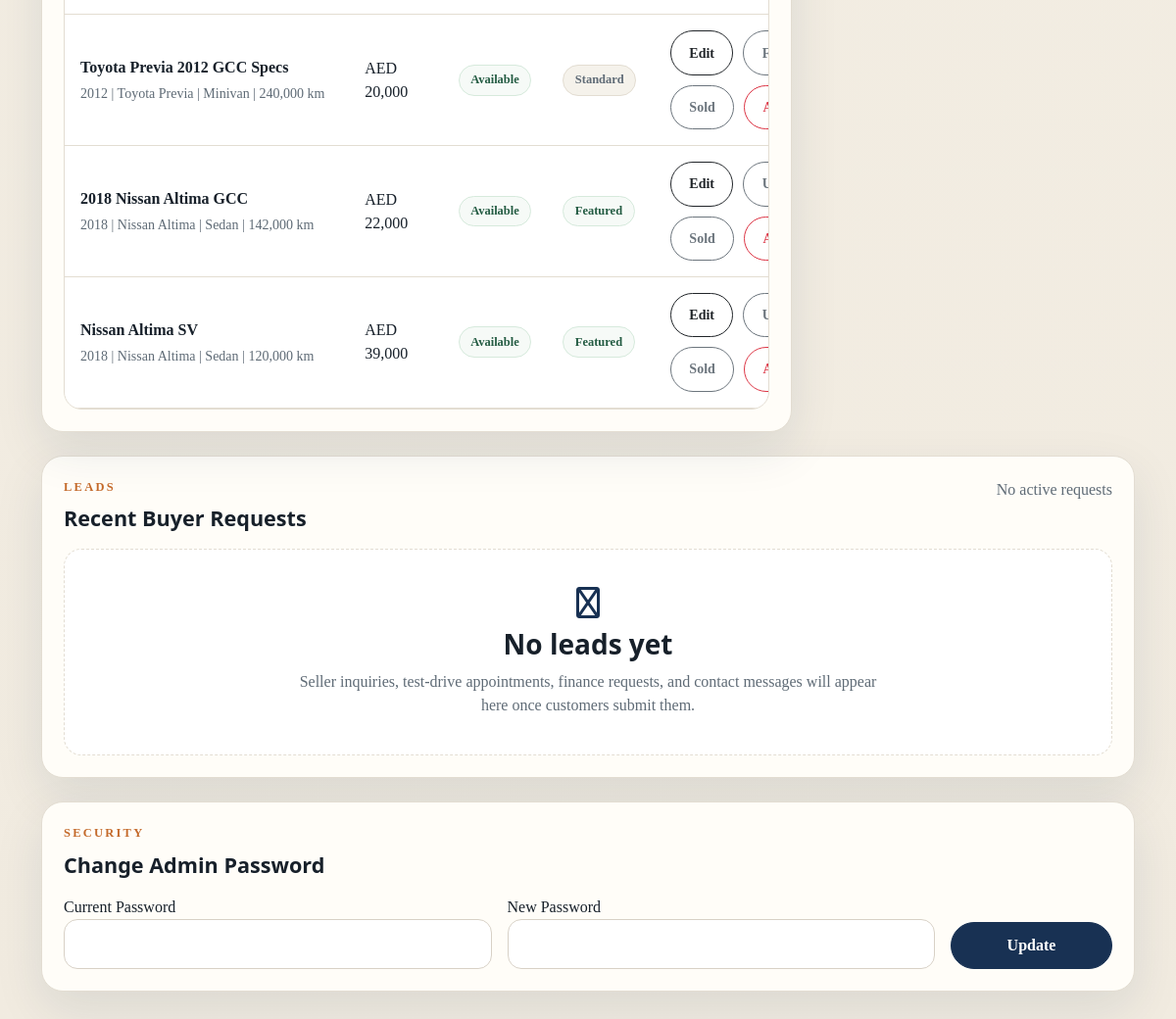
Before: /admin (signed in, lower part) with the older database file.
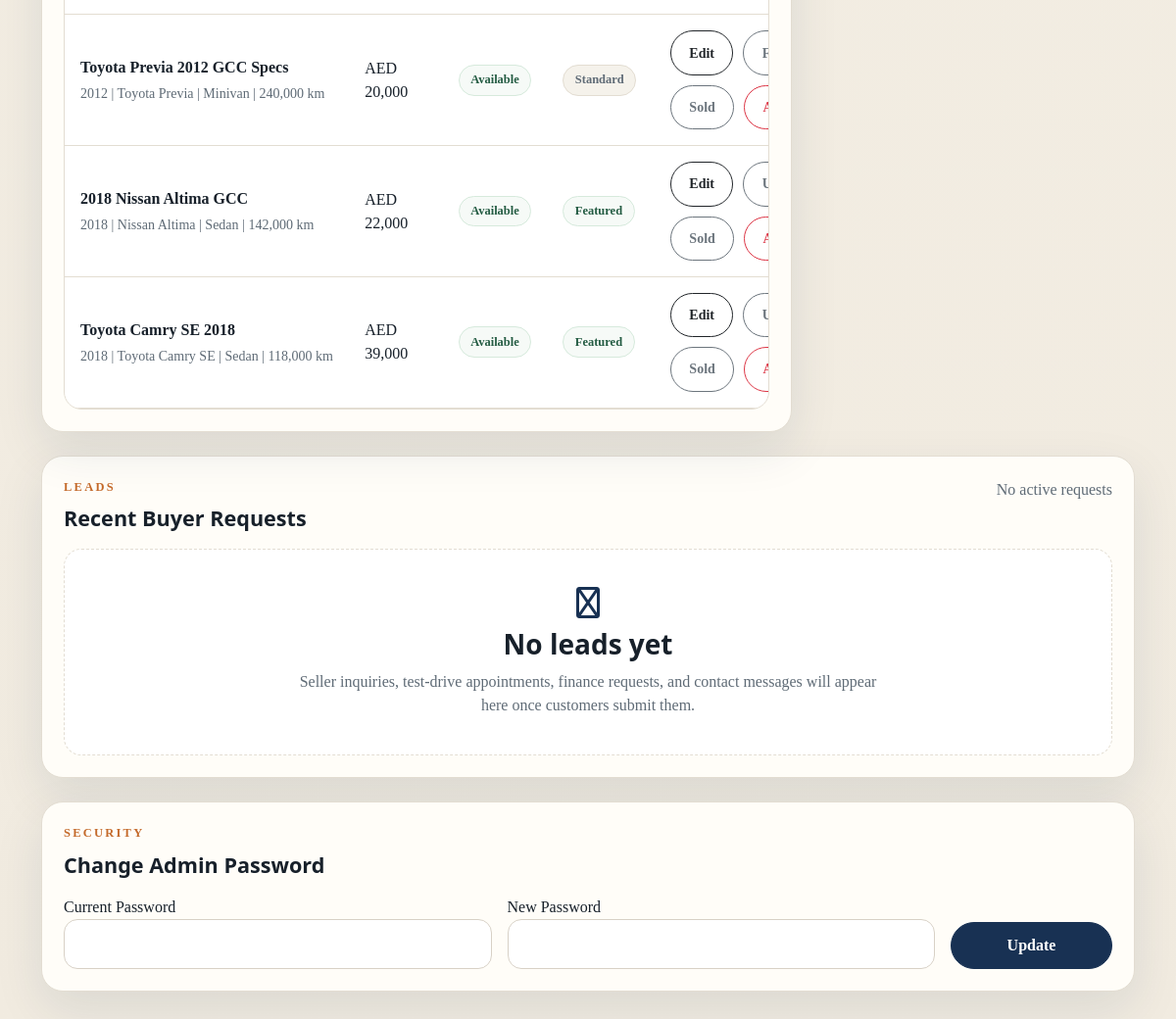
After: the same page with the newer database file.
### tables this page shows
CREATE TABLE cars(
        id INTEGER PRIMARY KEY AUTOINCREMENT,
        title TEXT,
        brand TEXT,
        model TEXT,
        year INTEGER,
        price INTEGER,
        mileage INTEGER,
        description TEXT,
        image TEXT
    , category TEXT DEFAULT 'Sedan', location TEXT DEFAULT 'Dubai', fuel_type TEXT DEFAULT 'Petrol', transmission TEXT DEFAULT 'Automatic', condition TEXT DEFAULT 'Used', featured INTEGER DEFAULT 0, status TEXT DEFAULT 'Available', seller_name TEXT DEFAULT 'CARWA Auto', seller_phone TEXT DEFAULT '+971582119936', seller_type TEXT DEFAULT 'Dealership', featured_rank INTEGER);

### app.py (the view)
@app.route("/admin")
def admin():
    if not is_admin_logged_in():
        return redirect("/login")
    conn = get_db()
    all_cars = conn.execute(
        """
        SELECT *
        FROM cars
        ORDER BY
            CASE COALESCE(status, 'Available')
                WHEN 'Pending Review' THEN 0
                WHEN 'Available' THEN 1
                WHEN 'Sold' THEN 2
                WHEN 'Archived' THEN 3
                ELSE 4
            END,
            id DESC
        """
    ).fetchall()
    recent_leads = conn.execute(
        """
        SELECT leads.*, cars.title AS car_title
        FROM leads
        LEFT JOIN cars ON cars.id = leads.car_id
        ORDER BY leads.id DESC
        LIMIT 15
        """
    ).fetchall()
    conn.close()
    return render_template(
        "admin_dashboard.html",
        cars=all_cars,
        leads=recent_leads,
        admin_stats=fetch_admin_stats(),
        app_name=APP_NAME,
    )

### app.py (called while the page is built)
def get_db():
    conn = sqlite3.connect(DATABASE_PATH)
    conn.row_factory = sqlite3.Row
    return conn

def is_admin_logged_in():
    return bool(session.get("admin_username"))

@app.context_processor
def inject_app_globals():
    return {
        "app_name": APP_NAME,
        "app_version": "Version 7",
    }

### templates/admin_dashboard.html (shortened to what this page needs)
{% extends "base.html" %}
{% block content %}
<section class="admin-page-shell">
<div class="container">
<div class="admin-grid">
<div class="admin-panel admin-panel-wide">
<div class="table-responsive admin-table-wrap">
<table class="table admin-table align-middle mb-0">
<tbody>
{% for car in cars %}
{% set car_status = car.status or "Available" %}
{% set car_status_key = car_status|lower|replace(" ", "-") %}
<tr>
<td>
<div class="admin-listing-cell">
<strong>{{ car.title }}</strong>
<small>{{ car.year }} | {{ car.brand }} {{ car.model }} | {{ car.category }} | {{ "{:,}".format(car.mileage) }} km</small>
</div>
</td>
<td>AED {{ "{:,}".format(car.price) }}</td>
<td>
<span class="admin-status admin-status-{{ car_status_key }}">{{ car_status }}</span>
</td>
<td>
<span class="admin-flag {{ 'is-on' if car.featured else '' }}">{{ "Featured" if car.featured else "Standard" }}</span>
</td>
<td>
<div class="admin-action-row">
<a href="/car/{{ car.id }}/edit" class="btn btn-outline-dark btn-sm">Edit</a>
<a href="/admin/feature/{{ car.id }}" class="btn btn-outline-secondary btn-sm">{{ "Unfeature" if car.featured else "Feature" }}</a>
{% if car_status != "Sold" %}
<a href="/admin/status/{{ car.id }}/Sold" class="btn btn-outline-secondary btn-sm">Sold</a>
{% endif %}
{% if car_status != "Archived" %}
<a href="/admin/status/{{ car.id }}/Archived" class="btn btn-outline-danger btn-sm">Archive</a>
{% endif %}
</div>
</td>
</tr>
{% endfor %}
</tbody>
</table>
</div>
</div>
</div>
<div class="admin-panel mt-4">
<div class="admin-panel-head">
<div>
<p class="eyebrow">Leads</p>
<h2>Recent Buyer Requests</h2>
</div>
<span>{% if admin_stats.lead_count %}{{ admin_stats.lead_count }} total{% else %}No active requests{% endif %}</span>
</div>
{% if leads %}
<div class="table-responsive admin-table-wrap">
<table class="table admin-table align-middle mb-0">
<thead>
<tr>
<th>Customer</th>
<th>Vehicle / Request</th>
<th>Contact</th>
<th>Status</th>
<th>Actions</th>
</tr>
</thead>
<tbody>
{% for lead in leads %}
{% set lead_status = lead.status or "New" %}
{% set lead_status_key = lead_status|lower|replace(" ", "-") %}
<tr>
<td>
<div class="admin-listing-cell">
<strong>{{ lead.name }}</strong>
<small>{{ lead.lead_type|replace("_", " ")|title }}</small>
</div>
</td>
<td>
<div class="admin-listing-cell">
<strong>{{ lead.car_title or "General request" }}</strong>
<small>{{ (lead.message or "No message provided")[:120] }}</small>
</div>
</td>
<td>
<div class="admin-listing-cell">
<strong>{{ lead.phone }}</strong>
<small>{{ lead.email }}</small>
</div>
</td>
<td>
<span class="admin-status admin-status-{{ lead_status_key }}">{{ lead_status }}</span>
</td>
<td>
<div class="admin-action-row">
<a href="/admin/lead/{{ lead.id }}/Contacted" class="btn btn-outline-secondary btn-sm">Contacted</a>
<a href="/admin/lead/{{ lead.id }}/Qualified" class="btn btn-outline-secondary btn-sm">Qualified</a>
<a href="/admin/lead/{{ lead.id }}/Closed" class="btn btn-outline-dark btn-sm">Closed</a>
</div>
</td>
</tr>
{% endfor %}
</tbody>
</table>
</div>
{% else %}
<div class="admin-empty-state">
<i class="fa-regular fa-inbox"></i>
<h3>No leads yet</h3>
<p>Seller inquiries, test-drive appointments, finance requests, and contact messages will appear here once customers submit them.</p>
</div>
{% endif %}
</div>
<div class="admin-panel admin-security-panel mt-4">
<div class="admin-panel-head">
<div>
<p class="eyebrow">Security</p>
<h2>Change Admin Password</h2>
</div>
</div>
<form method="POST" action="/admin/password" class="row g-3">
<div class="col-md-5">
<label>Current Password</label>
<input class="form-control" type="password" name="current_password" required>
</div>
<div class="col-md-5">
<label>New Password</label>
<input class="form-control" type="password" name="new_password" minlength="8" required>
</div>
<div class="col-md-2 d-flex align-items-end">
<button class="btn btn-dark w-100">Update</button>
</div>
</form>
</div>
</div>
</section>
{% endblock %}

### templates/base.html (shortened to what this page needs)
<!DOCTYPE html>
<html>
<head>
<link rel="stylesheet" href="https://cdnjs.cloudflare.com/ajax/libs/font-awesome/6.5.0/css/all.min.css">
<link rel="stylesheet" href="https://cdn.jsdelivr.net/npm/bootstrap@5.3.2/dist/css/bootstrap.min.css">
<link rel="stylesheet" href="/static/css/style.css?v=34">
</head>
{% set is_admin_context = session.get("admin_username") and request.path.startswith("/admin") %}
<body class="{{ 'admin-context' if is_admin_context else '' }}">
{% block content %}{% endblock %}
</body>
</html>

### static/css/style.css (style rules this page uses)
:root { --bg:#f5f1e8; --surface:#fffdf8; --surface-strong:#ffffff; --text:#17202a; --muted:#5f6b76; --line:#e3ddd2; --brand:#183153; --brand-contrast:#ffffff; --brand-soft:#d7e3f5; --accent:#c46a2b; --accent-soft:#f2d9c5; --shadow:0 18px 50px rgba(24,49,83,0.10); --body-gradient:linear-gradient(180deg,#f7f3ea 0%,#f1ebe0 100%); --navbar-bg:rgba(255,255,255,0.96); --navbar-border:rgba(24,49,83,0.08); --footer-bg:rgba(255,255,255,0.45); --hero-gradient: radial-gradient(circle at top right, rgba(196,106,43,0.18), transparent 28%), linear-gradient(135deg,#10233c 0%,#183153 42%,#2c4b71 100%); --input-bg:#ffffff; --input-border:#d8d1c6; --soft-success:#f6faf7; --soft-success-line:#d6eadc; --success:#245c43; --success-contrast:#ffffff; --image-bg:#ddd6ca; }
body { background:var(--body-gradient); color:var(--text); font-family:Georgia,"Times New Roman",serif; }
.eyebrow { margin-bottom:0.6rem; text-transform:uppercase; letter-spacing:0.18em; font-size:0.78rem; font-weight:700; color:var(--accent); }
.admin-page-shell { padding:34px 0 54px; }
.admin-hero-actions, .admin-action-row { display:flex; align-items:center; flex-wrap:wrap; gap:10px; }
.admin-metric-card, .admin-panel { border:1px solid var(--line); border-radius:22px; background:var(--surface); box-shadow:var(--shadow); }
.admin-grid { display:grid; grid-template-columns:minmax(0,2.1fr) minmax(280px,0.9fr); gap:22px; align-items:start; }
.admin-panel { padding:22px; overflow:hidden; }
.admin-panel-head { display:flex; align-items:flex-start; justify-content:space-between; gap:18px; margin-bottom:18px; }
.admin-panel-head h2 { margin:0; font-size:1.35rem; font-family:"Segoe UI",Tahoma,Geneva,Verdana,sans-serif; font-weight:900; color:var(--text); }
.admin-table-wrap { border:1px solid var(--line); border-radius:18px; overflow:hidden; background:var(--surface-strong); }
.admin-table { color:var(--text); min-width:860px; }
.admin-listing-cell { display:grid; gap:4px; min-width:210px; }
.admin-listing-cell strong { color:var(--text); font-weight:900; }
.admin-status-archived, .admin-flag { background:color-mix(in srgb, var(--line) 34%, var(--surface)); color:var(--muted); border:1px solid var(--line); }
.admin-empty-state { display:grid; justify-items:center; gap:10px; padding:38px 18px; border:1px dashed var(--line); border-radius:18px; background:var(--surface-strong); text-align:center; }
.admin-empty-state i { font-size:2rem; color:var(--brand); }
.admin-empty-state h3 { margin:0; font-family:"Segoe UI",Tahoma,Geneva,Verdana,sans-serif; font-weight:900; color:var(--text); }
.admin-empty-state p { max-width:620px; margin:0; color:var(--muted); }
.admin-security-panel { max-width:none; }
.btn-primary, .btn-dark { background:var(--brand); border-color:var(--brand); }
.form-control { border-radius:14px; padding:0.8rem 0.95rem; border:1px solid var(--input-border); background:var(--input-bg); color:var(--text); }
.form-control::placeholder { color:color-mix(in srgb, var(--muted) 78%, transparent); }

Changed rows visible on the page:
changed cars: title "Nissan Altima SV" → "Toyota Camry SE 2018"; brand "Nissan" → "Toyota"; model "Altima" → "Camry SE"; mileage "120,000" → "118,000"
